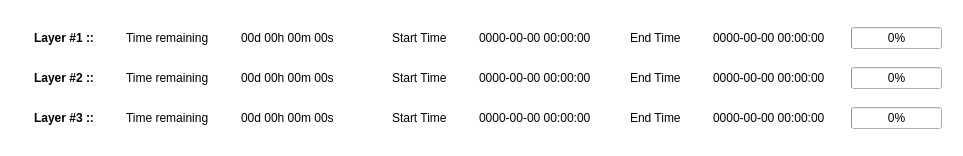
           <widget class="QFrame" name="frame_5">
            <property name="styleSheet">
             <string notr="true">QFrame{
	border: none;
	border-radius: 10px;
	text-align: left;
	padding: 10px;
	background-color: rgb(255, 255, 255);
}</string>
            </property>
            <property name="frameShape">
             <enum>QFrame::StyledPanel</enum>
            </property>
            <property name="frameShadow">
             <enum>QFrame::Raised</enum>
            </property>
            <layout class="QVBoxLayout" name="verticalLayout_6">
             <item>
              <layout class="QHBoxLayout" name="horizontalLayout_12">
               <property name="topMargin">
                <number>0</number>
               </property>
               <property name="bottomMargin">
                <number>0</number>
               </property>
               <item>
                <widget class="QLabel" name="label_17">
                 <property name="text">
                  <string>&lt;html&gt;&lt;head/&gt;&lt;body&gt;&lt;p&gt;&lt;span style=&quot; font-weight:600;&quot;&gt;Layer #1 ::&lt;/span&gt;&lt;/p&gt;&lt;/body&gt;&lt;/html&gt;</string>
                 </property>
                </widget>
               </item>
               <item>
                <widget class="QLabel" name="label_18">
                 <property name="text">
                  <string>Time remaining</string>
                 </property>
                </widget>
               </item>
               <item>
                <widget class="QLabel" name="label_c1_1">
                 <property name="minimumSize">
                  <size>
                   <width>145</width>
                   <height>0</height>
                  </size>
                 </property>
                 <property name="maximumSize">
                  <size>
                   <width>145</width>
                   <height>16777215</height>
                  </size>
                 </property>
                 <property name="text">
                  <string>00d 00h 00m 00s</string>
                 </property>
                </widget>
               </item>
               <item>
                <widget class="QLabel" name="label_19">
                 <property name="text">
                  <string>Start Time</string>
                 </property>
                </widget>
               </item>
               <item>
                <widget class="QLabel" name="label_c1_2">
                 <property name="minimumSize">
                  <size>
                   <width>145</width>
                   <height>0</height>
                  </size>
                 </property>
                 <property name="maximumSize">
                  <size>
                   <width>145</width>
                   <height>16777215</height>
                  </size>
                 </property>
                 <property name="text">
                  <string>0000-00-00 00:00:00</string>
                 </property>
                </widget>
               </item>
               <item>
                <widget class="QLabel" name="label_20">
                 <property name="text">
                  <string>End Time</string>
                 </property>
                </widget>
               </item>
               <item>
                <widget class="QLabel" name="label_c1_3">
                 <property name="minimumSize">
                  <size>
                   <width>145</width>
                   <height>0</height>
                  </size>
                 </property>
                 <property name="maximumSize">
                  <size>
                   <width>145</width>
                   <height>16777215</height>
                  </size>
                 </property>
                 <property name="text">
                  <string>0000-00-00 00:00:00</string>
                 </property>
                </widget>
               </item>
               <item>
                <widget class="QProgressBar" name="progressBar">
                 <property name="minimumSize">
                  <size>
                   <width>0</width>
                   <height>0</height>
                  </size>
                 </property>
                 <property name="value">
                  <number>0</number>
                 </property>
                </widget>
               </item>
              </layout>
             </item>
             <item>
              <layout class="QHBoxLayout" name="horizontalLayout_14">
               <property name="topMargin">
                <number>0</number>
               </property>
               <property name="bottomMargin">
                <number>0</number>
               </property>
               <item>
                <widget class="QLabel" name="label_25">
                 <property name="text">
                  <string>&lt;html&gt;&lt;head/&gt;&lt;body&gt;&lt;p&gt;&lt;span style=&quot; font-weight:600;&quot;&gt;Layer #2 ::&lt;/span&gt;&lt;/p&gt;&lt;/body&gt;&lt;/html&gt;</string>
                 </property>
                </widget>
               </item>
               <item>
                <widget class="QLabel" name="label_26">
                 <property name="text">
                  <string>Time remaining</string>
                 </property>
                </widget>
               </item>
               <item>
                <widget class="QLabel" name="label_c2">
                 <property name="minimumSize">
                  <size>
                   <width>145</width>
                   <height>0</height>
                  </size>
                 </property>
                 <property name="maximumSize">
                  <size>
                   <width>145</width>
                   <height>16777215</height>
                  </size>
                 </property>
                 <property name="text">
                  <string>00d 00h 00m 00s</string>
                 </property>
                </widget>
               </item>
               <item>
                <widget class="QLabel" name="label_28">
                 <property name="text">
                  <string>Start Time</string>
                 </property>
                </widget>
               </item>
               <item>
                <widget class="QLabel" name="label_c2_2">
                 <property name="minimumSize">
                  <size>
                   <width>145</width>
                   <height>0</height>
                  </size>
                 </property>
                 <property name="maximumSize">
                  <size>
                   <width>145</width>
                   <height>16777215</height>
                  </size>
                 </property>
                 <property name="text">
                  <string>0000-00-00 00:00:00</string>
                 </property>
                </widget>
               </item>
               <item>
                <widget class="QLabel" name="label_30">
                 <property name="text">
                  <string>End Time</string>
                 </property>
                </widget>
               </item>
               <item>
                <widget class="QLabel" name="label_c2_3">
                 <property name="minimumSize">
                  <size>
                   <width>145</width>
                   <height>0</height>
                  </size>
                 </property>
                 <property name="maximumSize">
                  <size>
                   <width>145</width>
                   <height>16777215</height>
                  </size>
                 </property>
                 <property name="text">
                  <string>0000-00-00 00:00:00</string>
                 </property>
                </widget>
               </item>
               <item>
                <widget class="QProgressBar" name="progressBar_2">
                 <property name="minimumSize">
                  <size>
                   <width>0</width>
                   <height>0</height>
                  </size>
                 </property>
                 <property name="value">
                  <number>0</number>
                 </property>
                </widget>
               </item>
              </layout>
             </item>
             <item>
              <layout class="QHBoxLayout" name="horizontalLayout_15">
               <property name="topMargin">
                <number>0</number>
               </property>
               <property name="bottomMargin">
                <number>0</number>
               </property>
               <item>
                <widget class="QLabel" name="label_32">
                 <property name="text">
                  <string>&lt;html&gt;&lt;head/&gt;&lt;body&gt;&lt;p&gt;&lt;span style=&quot; font-weight:600;&quot;&gt;Layer #3 ::&lt;/span&gt;&lt;/p&gt;&lt;/body&gt;&lt;/html&gt;</string>
                 </property>
                </widget>
               </item>
               <item>
                <widget class="QLabel" name="label_33">
                 <property name="text">
                  <string>Time remaining</string>
                 </property>
                </widget>
               </item>
               <item>
                <widget class="QLabel" name="label_c3">
                 <property name="minimumSize">
                  <size>
                   <width>145</width>
                   <height>0</height>
                  </size>
                 </property>
                 <property name="maximumSize">
                  <size>
                   <width>145</width>
                   <height>16777215</height>
                  </size>
                 </property>
                 <property name="text">
                  <string>00d 00h 00m 00s</string>
                 </property>
                </widget>
               </item>
               <item>
                <widget class="QLabel" name="label_35">
                 <property name="text">
                  <string>Start Time</string>
                 </property>
                </widget>
               </item>
               <item>
                <widget class="QLabel" name="label_c3_2">
                 <property name="minimumSize">
                  <size>
                   <width>145</width>
                   <height>0</height>
                  </size>
                 </property>
                 <property name="maximumSize">
                  <size>
                   <width>145</width>
                   <height>16777215</height>
                  </size>
                 </property>
                 <property name="text">
                  <string>0000-00-00 00:00:00</string>
                 </property>
                </widget>
               </item>
               <item>
                <widget class="QLabel" name="label_37">
                 <property name="text">
                  <string>End Time</string>
                 </property>
                </widget>
               </item>
               <item>
                <widget class="QLabel" name="label_c3_3">
                 <property name="minimumSize">
                  <size>
                   <width>145</width>
                   <height>0</height>
                  </size>
                 </property>
                 <property name="maximumSize">
                  <size>
                   <width>145</width>
                   <height>16777215</height>
                  </size>
                 </property>
                 <property name="text">
                  <string>0000-00-00 00:00:00</string>
                 </property>
                </widget>
               </item>
               <item>
                <widget class="QProgressBar" name="progressBar_3">
                 <property name="minimumSize">
                  <size>
                   <width>0</width>
                   <height>0</height>
                  </size>
                 </property>
                 <property name="value">
                  <number>0</number>
                 </property>
                </widget>
               </item>
              </layout>
             </item>
            </layout>
           </widget>
